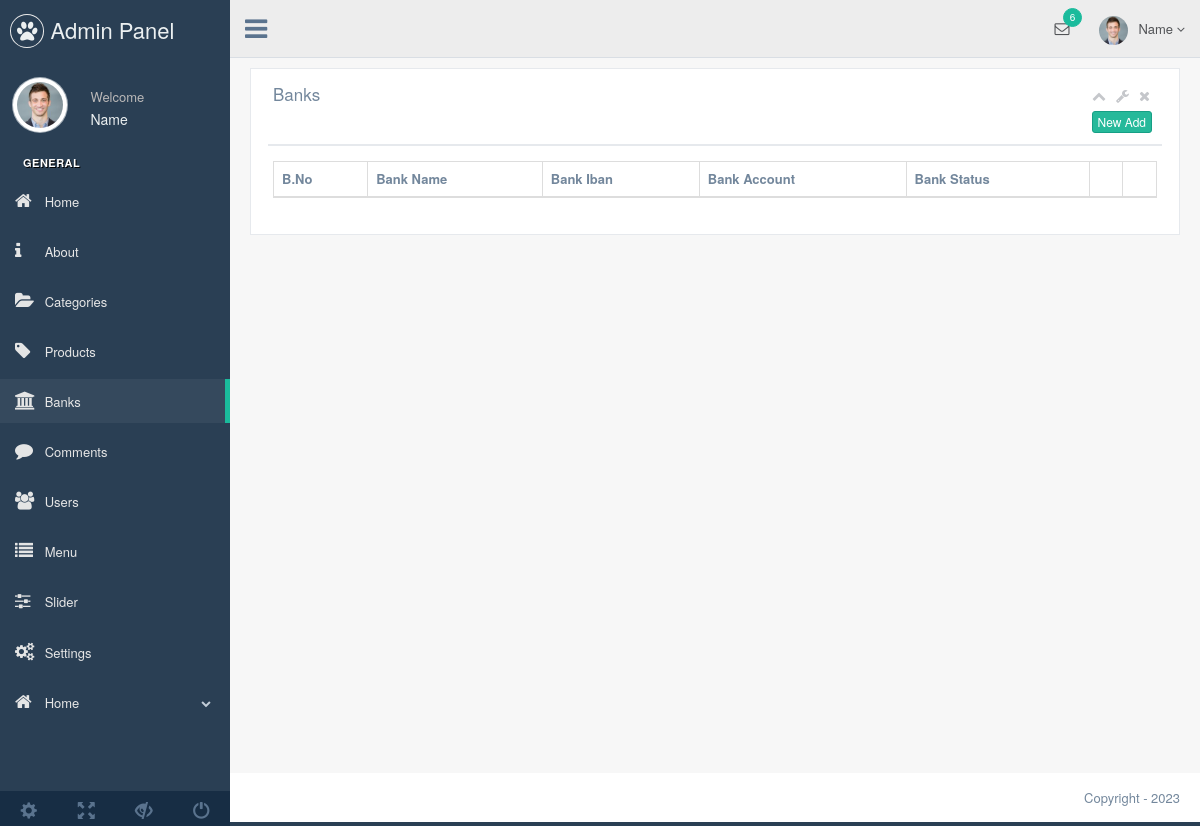
Page /admin/production/bank.php (signed in) on the earlier database version.
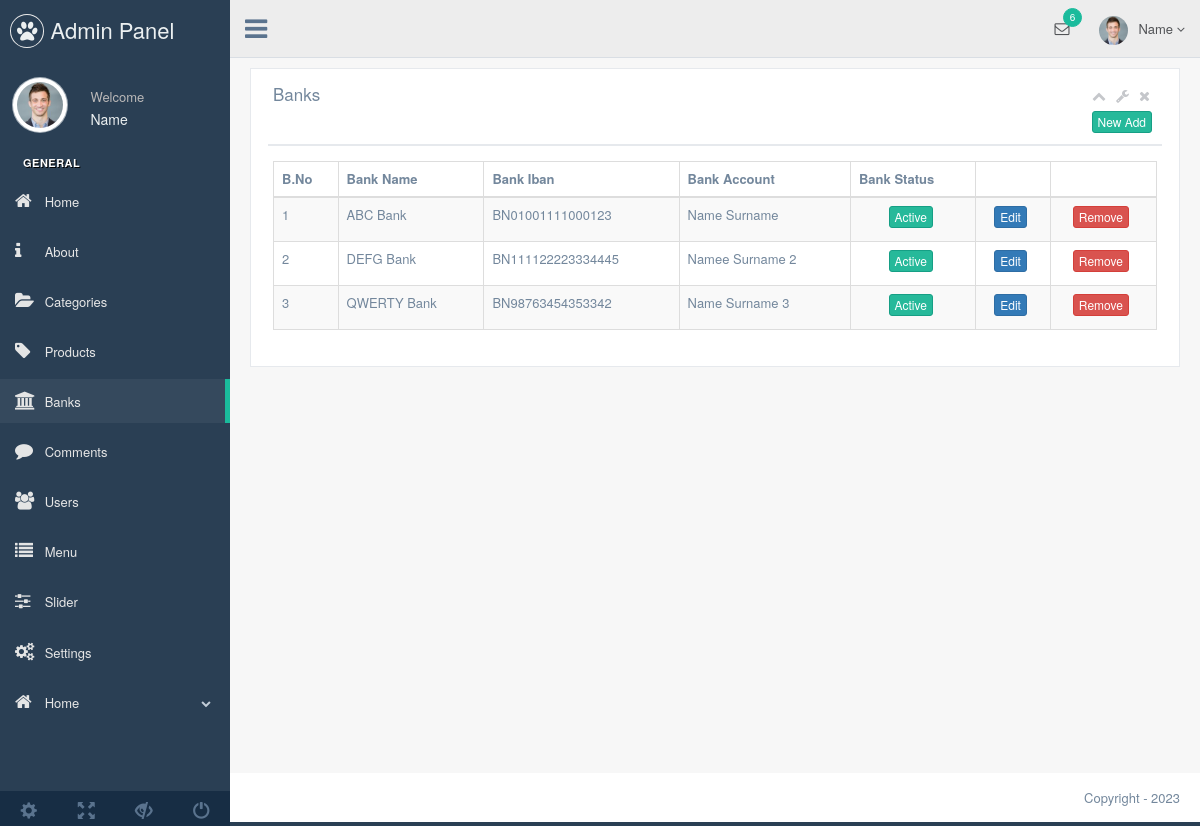
Same page on the later database version.
### tables this page shows
CREATE TABLE `bank` (
  `bank_id` int(11) NOT NULL,
  `bank_name` varchar(100) NOT NULL,
  `bank_iban` varchar(100) NOT NULL,
  `bank_accountname` varchar(100) NOT NULL,
  `bank_status` enum('0','1') NOT NULL DEFAULT '0'
);

### admin/production/bank.php (the view, shortened to what this page needs)
<?php
require_once 'header.php';
$bankcontrol=$db->prepare("SELECT * FROM bank order by bank_id ASC");
$bankcontrol->execute();
?>
<div class="right_col" role="main">
  <div>
    <div class="row">
      <div class="col-md-12 col-sm-12 col-xs-12">
        <div class="x_panel">
          <div class="x_title">
            <h2>Banks </h2>
            <ul class="nav navbar-right panel_toolbox">
              <li><a class="collapse-link"><i class="fa fa-chevron-up"></i></a>
              </li>
              <li class="dropdown">
                <a href="#" class="dropdown-toggle" data-toggle="dropdown" role="button" aria-expanded="false"><i class="fa fa-wrench"></i></a>
              </li>
              <li><a class="close-link"><i class="fa fa-close"></i></a>
              </li>
            </ul>
            <div class="clearfix"></div>
            <div class="text-right">
                <a href="bank-add.php"><button class="btn btn-success btn-xs">New Add</button></a>
            </div>
          </div>
          <div class="x_content">
            <table id="datatable-responsive" class="table table-striped table-bordered dt-responsive nowrap" cellspacing="0" width="100%">
              <thead>
                <tr>
                  <th>B.No</th>
                  <th>Bank Name</th>
                  <th>Bank Iban</th>
                  <th>Bank Account</th>
                  <th>Bank Status</th>
                  <th></th>
                  <th></th>
                </tr>
              </thead>
              <tbody>
                <?php
                $bno=0;
                while($bankbring=$bankcontrol->fetch(PDO::FETCH_ASSOC)) { $bno++?>
                <tr>
                  <td><?php echo $bno ?></td>
                  <td><?php echo $bankbring['bank_name'] ?></td>
                  <td><?php echo $bankbring['bank_iban'] ?></td>
                  <td><?php echo $bankbring['bank_accountname'] ?></td>
                  <td>
                    <center>
                    <?php
                        if ($bankbring['bank_status']==1) { ?>
                            <button class="btn btn-success btn-xs">Active</button>
                        <?php } else { ?>
                            <button class="btn btn-danger btn-xs">Passive</button>
                        <?php }
                    ?>
                    </center>
                  </td>
                  <td><center><a href="bank-edit.php?bank_id=<?php echo $bankbring['bank_id'] ?>"><button class="btn btn-primary btn-xs">Edit</button></a></center></td>
                  <td><center><a href="../system/work.php?bank_id=<?php echo $bankbring['bank_id'] ?>&bankremove=approval"><button class="btn btn-danger btn-xs">Remove</button></a></center></td>
                </tr>
                <?php  }
                ?>
              </tbody>
            </table>
          </div>
        </div>
      </div>
    </div>
  </div>
</div>
<?php require_once 'footer.php'; ?>

Differences in the rows shown:
added bank: bank_name "ABC Bank", bank_iban "BN01001111000123", bank_accountname "Name Surname", bank_status "Active"
added bank: bank_name "DEFG Bank", bank_iban "BN111122223334445", bank_accountname "Namee Surname 2", bank_status "Active"
added bank: bank_name "QWERTY Bank", bank_iban "BN98763454353342", bank_accountname "Name Surname 3", bank_status "Active"
